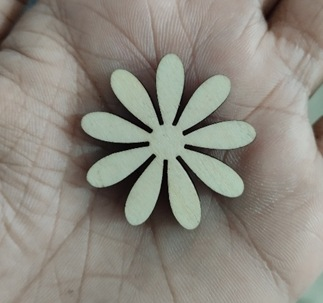
#> input picture assets/jewellary/jewelry_raw_flower_cutout.jpg, 323 x 303 px, found by its file name
$ python create_6panel_hardware_composite.py
#> lines starting #> are read from the running program, lines starting #| are printed output that depends on the picture
from PIL import Image
import os

brain_dir = 'C:/Users/Chami/.gemini/antigravity/brain/fc73a3f8-f23c-43b9-bbe5-2bc9e6bee1c5'
jew_dir = 'c:/Users/Chami/Downloads/Malika/assets/jewellary'
os.makedirs(jew_dir, exist_ok=True)

img_files = [
    'jewelry_raw_flower_cutout.jpg',
    'jewelry_painted_flower_cutout.jpg',
    'jewelry_cat_charms_pair.jpg',
    'jewelry_cat_keyring_assembled.jpg',
    'jewelry_tools_hardware_kit_full.jpg',
    'jewelry_metal_findings_close_up.jpg'
]

images = [Image.open(os.path.join(jew_dir, f)).convert('RGB') for f in img_files]
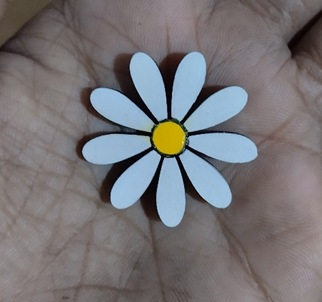
#> input picture assets/jewellary/jewelry_painted_flower_cutout.jpg, 322 x 302 px, found by its file name
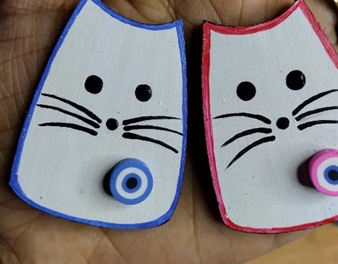
#> input picture assets/jewellary/jewelry_cat_charms_pair.jpg, 338 x 264 px, found by its file name
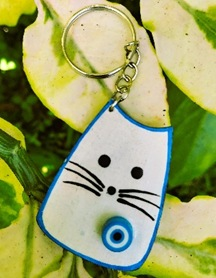
#> input picture assets/jewellary/jewelry_cat_keyring_assembled.jpg, 216 x 278 px, found by its file name
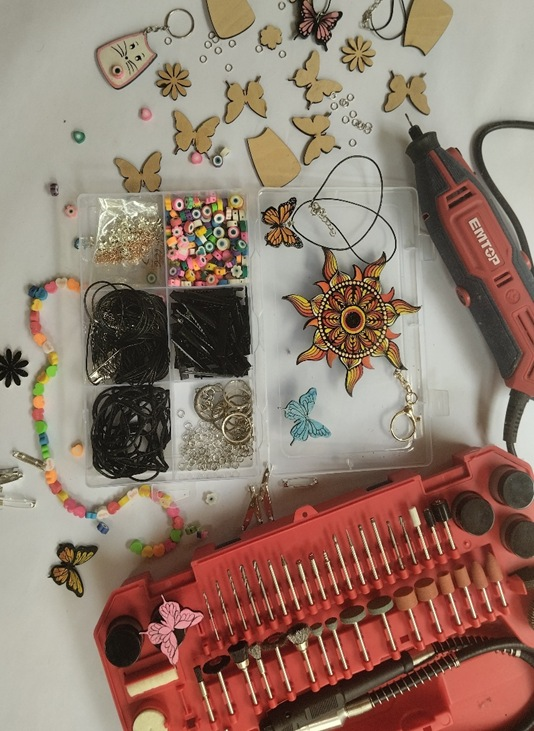
#> input picture assets/jewellary/jewelry_tools_hardware_kit_full.jpg, 534 x 731 px, found by its file name
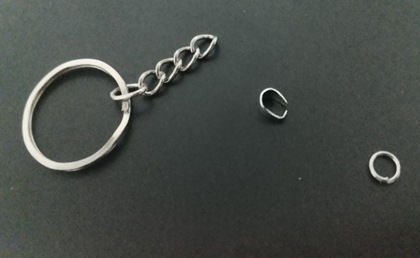
#> input picture assets/jewellary/jewelry_metal_findings_close_up.jpg, 420 x 258 px, found by its file name

target_h = 600
resized_imgs = []
for img in images:
    w, h = img.size
    new_w = int(w * (target_h / h))
    resized_imgs.append(img.resize((new_w, target_h), Image.Resampling.LANCZOS))
#> this loop made 6 passes
#> (w, h, new_w) on passes 1 to 6: (323, 303, 639), (322, 302, 639), (338, 264, 768), (216, 278, 466), (534, 731, 438), (420, 258, 976)
#> after the loop, resized_imgs = 6 items

gap = 10
total_w = sum(img.width for img in resized_imgs) + (gap * (len(resized_imgs) + 1))
#> total_w = 3996
total_h = target_h + (gap * 2)

composite = Image.new('RGB', (total_w, total_h), (18, 22, 31))
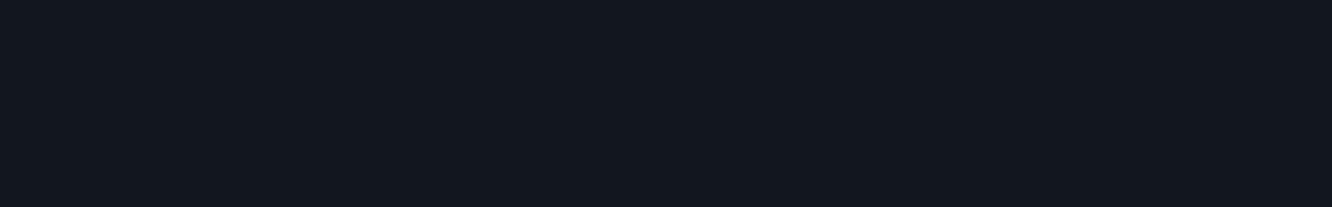
#> composite: PIL image 3996x620 RGB (shown at 1/3 size); mean R, G, B 18, 22, 31
x_offset = gap
for img in resized_imgs:
    composite.paste(img, (x_offset, gap))
    x_offset += img.width + gap
#> this loop made 6 passes
#> x_offset on passes 1 to 6: 659, 1308, 2086, 2562, 3010, 3996
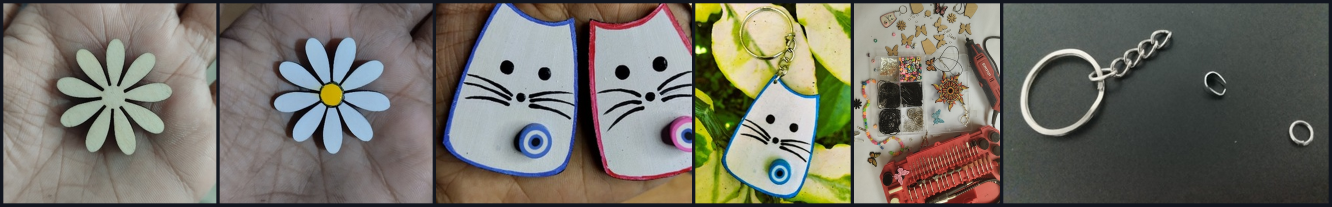
#> composite: PIL image 3996x620 RGB (shown at 1/3 size); mean R, G, B 115.2, 112.9, 103.6
#> after the loop, x_offset = 3996

dest_assets = os.path.join(jew_dir, 'plywood_jewelry_full_kit_and_hardware_6panel.jpg')
dest_brain = os.path.join(brain_dir, 'plywood_jewelry_full_kit_and_hardware_6panel.jpg')

composite.save(dest_assets, 'JPEG', quality=95)
composite.save(dest_brain, 'JPEG', quality=95)

print(f"6-Panel Tool Kit & Hardware Composite Frame created successfully! Size: {total_w}x{total_h}")
#| 6-Panel Tool Kit & Hardware Composite Frame created successfully! Size: 3996x620
